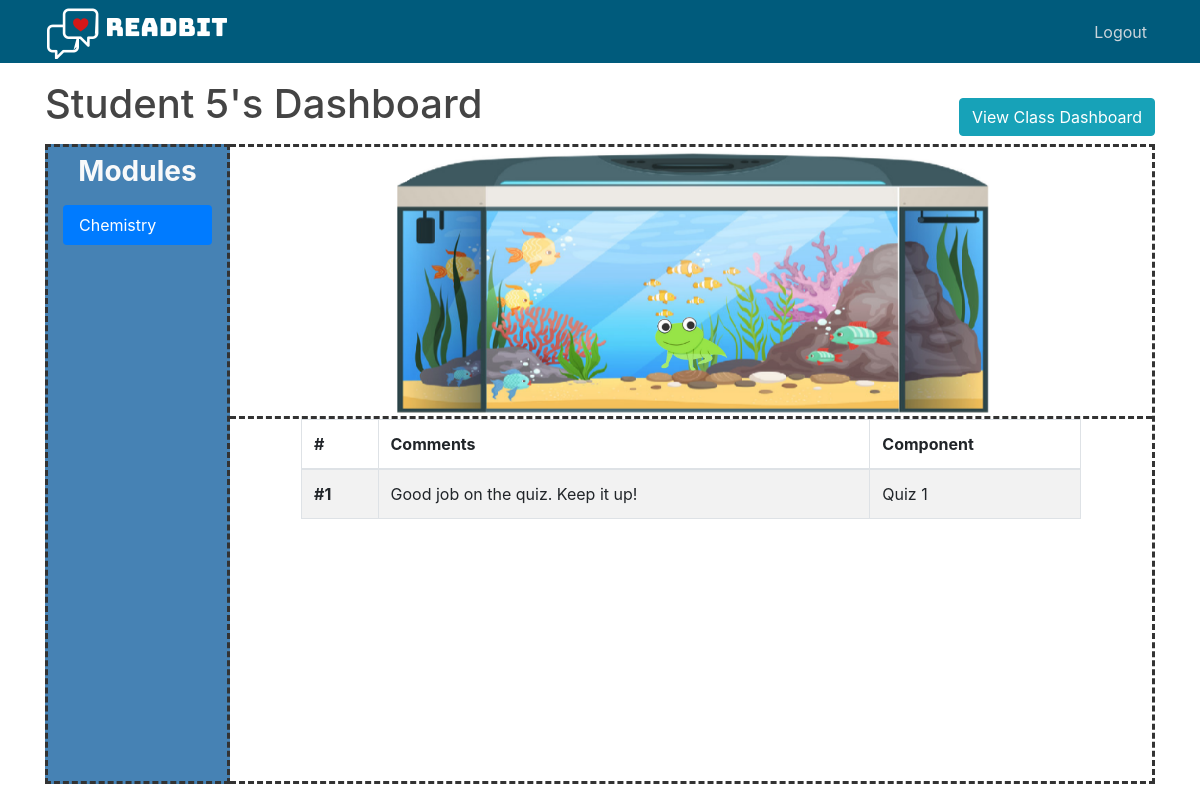
Page /student_dashboard?mod_id=5 (signed in) on the earlier database version.
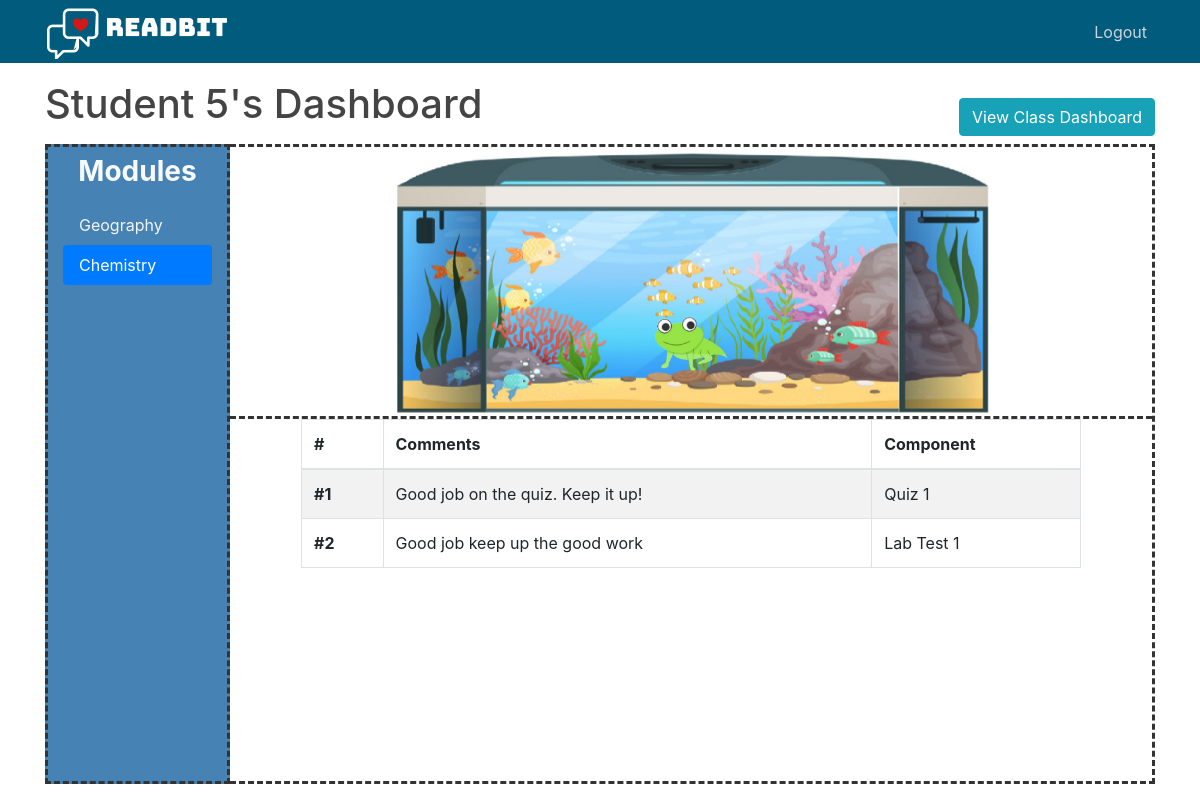
Same page on the later database version.
### readbit/models.py (models this page shows, shortened)
class User(db.Model, UserMixin):
    __tablename__ = 'user'
    id = db.Column(db.Integer, primary_key=True)
    username = db.Column(db.String(20), unique=False, nullable=False)
    email = db.Column(db.String(120), unique=True, nullable=False)
    password = db.Column(db.String(60), nullable=False)
    type = db.Column(db.String(10), nullable=False, default='student')
    mod_list = db.relationship('Module', secondary=mod_list, lazy='subquery')
    __mapper_args__ = {
        'polymorphic_on': type,
        'polymorphic_identity': 'user'
    }

class Module(db.Model):
    __tablename__ = 'module'
    id = db.Column(db.Integer, primary_key=True)
    mod_name = db.Column(db.String(100), unique=True, nullable=False)
    class_list = db.relationship('ModuleClass', backref='module', lazy=True)
    comp_list = db.relationship('MainComp', backref='module', lazy=True)

class Feedback(db.Model):
    __tablename__ = 'feedback'
    id = db.Column(db.Integer, primary_key=True)
    stud_id = db.Column(db.Integer, db.ForeignKey(Student.id), nullable=False)
    inst_id = db.Column(db.Integer, db.ForeignKey(Instructor.id), nullable=False)
    comp_id = db.Column(db.Integer, db.ForeignKey(Component.id), nullable=False)
    mod_name = db.Column(db.String(100), db.ForeignKey(Module.mod_name), nullable=False)
    comment = db.Column(db.Text)
    marks = db.Column(db.Float, nullable=False)
    date = db.Column(db.DateTime, nullable=False, default=datetime.utcnow)

class Component(db.Model):
    __tablename__ = 'component'
    id = db.Column(db.Integer, primary_key=True)
    name = db.Column(db.String(100), nullable=False)
    weightage = db.Column(db.Float, nullable=False)
    type = db.Column(db.String(10), nullable=False, default='main')
    feedback_list = db.relationship('Feedback', backref='component', lazy=True)
    __mapper_args__ = {
        'polymorphic_on': type,
        'polymorphic_identity': 'component'
    }

class MainComp(Component):
    module_id = db.Column(db.Integer, db.ForeignKey(Module.id), nullable=True)
    sub_comp_list = db.relationship('SubComp', remote_side='SubComp.main_comp_id')
    __mapper_args__ = {
        'polymorphic_identity': 'main'
    }

### readbit/routes.py (the view)
@app.route('/student_dashboard')
def student_dashboard():
    modid = request.args.get('mod_id')
    if modid:
        module = Module.query.filter_by(id=modid).first()
    else:
        module = current_user.mod_list[0]
    frog_img, comments = iStudent.viewDashboard(current_user, module)
    return render_template('student_dashboard.html', title='Student Dashboard', frog_img=frog_img,
                           comments=comments, mod_id=module.id)

### readbit/models.py (called while the page is built)
@login_manager.user_loader
def load_user(user_id):
    return User.query.get(int(user_id))

    @staticmethod
    def viewDashboard(student, module):
        for frog in student.frog_list:
            if frog.mod_name == module.mod_name:
                frog_state = url_for('static', filename=f'{frog.frog_state}.png')
                break
        comments = []
        for feedback in student.feedback_list:
            if feedback.mod_name == module.mod_name and feedback.comment is not None:
                comments.append({'comment': feedback.comment, 'component': feedback.component.name})
        return frog_state, comments

### readbit/templates/student_dashboard.html (shortened to what this page needs)
{% extends "layout.html" %}
{% block content %}
<link rel="stylesheet" type="text/css" href="{{ url_for('static', filename='student_dashboard.css') }}">
<div class="row m-0 mb-2" id="header_row">
    <h1>{{ current_user.username }}'s Dashboard</h1>
    <a href="{{ url_for('class_dashboard', mod_id=mod_id)}}" class="btn btn-info" id="view_class_dashboard_btn">View Class Dashboard</a>
</div>
<div class="container overflow-hidden">
    <div class="row">
        <div class="col-sm-2" id="student_dashboard_nav">
            <h3 class="text-center mt-2 mb-3 font-weight-bold text-light">Modules</h3>
            <div class="nav flex-column nav-pills" id="v-pills-tab" role="tablist" aria-orientation="vertical"
                 id="mod_list_pills">
                {% for module in current_user.mod_list %}
                {% if module.id == mod_id %}
                <a class="nav-link active" id="module{{module.id}}" href="{{ url_for('student_dashboard', mod_id=module.id)}}"
                   role="tab" aria-controls="v-pills-home" aria-selected="true">{{ module.mod_name }}</a>
                {% else %}
                <a class="nav-link" id="module{{module.id}}" href="{{ url_for('student_dashboard', mod_id=module.id)}}"
                   role="tab" aria-controls="v-pills-home" aria-selected="false">{{ module.mod_name }}</a>
                {% endif %}
                {% endfor %}
            </div>
        </div>
        <div class="col-sm-10" id="student_dashboard_right_col">
            <div class="row" id="student_tank_row">
                <img class="responsive" src="{{ frog_img }}"  alt="{{ student_frog_state }}" id="student_dashboard_frog" width=""/>
            </div>
            <div class="row" id="student_dashboard_table_row">
                <div class="table-wrapper-scroll-y my-custom-scrollbar table-responsive" id="table_div">
                    <table class="table table-bordered table-striped mb-0">
                        <thead>
                        <tr>
                            <th scope="col">#</th>
                            <th scope="col">Comments</th>
                            <th scope="col">Component</th>
                        </tr>
                        </thead>
                        <tbody>
                        {% for comment in comments %}
                        <tr>
                            <th scope="row">#{{ loop.index0+1 }}</th>
                            <td>{{ comment['comment'] }}</td>
                            <td>{{ comment['component'] }}</td>
                        </tr>
                        {% endfor %}
                        </tbody>
                    </table>
                </div>
            </div>
        </div>
    </div>
</div>
{% endblock content %}

### readbit/templates/layout.html (shortened to what this page needs)
<!DOCTYPE html>
<html lang="en">
<head>
    <link rel="stylesheet" href="https://stackpath.bootstrapcdn.com/bootstrap/4.3.1/css/bootstrap.min.css">
    <link rel="stylesheet" type="text/css" href="{{ url_for('static', filename='main.css') }}">
</head>
<body>
    <header class="site-header">
      <nav class="navbar navbar-expand-md navbar-dark bg-steel fixed-top py-1 px-0">
        <div class="container">
          <a class="navbar-brand mr-4 py-0" href="{{ url_for('login') }}">
            <img src="{{ url_for('static', filename='readbit_logo.png') }}" />
          </a>
          <div class="collapse navbar-collapse" id="navbarToggle">
            <div class="navbar-nav">
                {% if current_user.is_authenticated %}
                    {% if current_user.type != 'student' %}
                    <a class="nav-item nav-link" href="{{ url_for('module_list') }}">Module List</a>
                    <a class="nav-item nav-link" href="{{ url_for('logout') }}">Logout</a>
                    {% else %}
                    <a class="nav-item nav-link" href="{{ url_for('logout') }}">Logout</a>
                    {% endif %}
                {% endif %}
            </div>
          </div>
        </div>
      </nav>
    </header>
    <main role="main" class="container">
            {% block content %} {% endblock %}
    </main>
</body>
</html>

### readbit/static/main.css (style rules this page uses)
body { background: #ffffff; color: #333333; margin-top: 5rem; }
h1, h2, h3, h4, h5, h6 { color: #444444; }
.bg-steel { background-color: #005b7c; }
.site-header .navbar-nav .nav-link { color: #cbd5db; }

### readbit/static/student_dashboard.css (style rules this page uses)
#header_row { justify-content: space-between; display: flex; height: 100%; }
#view_class_dashboard_btn { display: inline-block; align-self: flex-end; }
#student_tank_row { justify-content: center; }
#student_dashboard_nav { background-color: steelblue; border-style: dashed; }
.nav-link { color:whitesmoke; }
#student_dashboard_right_col { border-style:dashed; border-left: none; height: 80vh; }
#student_tank_row { border-bottom: dashed; }
.my-custom-scrollbar { position: relative; height: 45vh; overflow: auto; }
.table-wrapper-scroll-y { display: block; }
#student_dashboard_table_row { justify-content: center; overflow: hidden; }
#table_div { width: 65vw; }
#student_dashboard_frog { position:absolute; padding-top: 170px; height: auto; width:8% }

Differences in the rows shown:
now on this page (row unchanged): Module: mod_name "Geography"
added Feedback: comment "Good job keep up the good work"
now on this page (row unchanged): MainComp: component "Lab Test 1"
Other differences:
new list line: "# 2"
